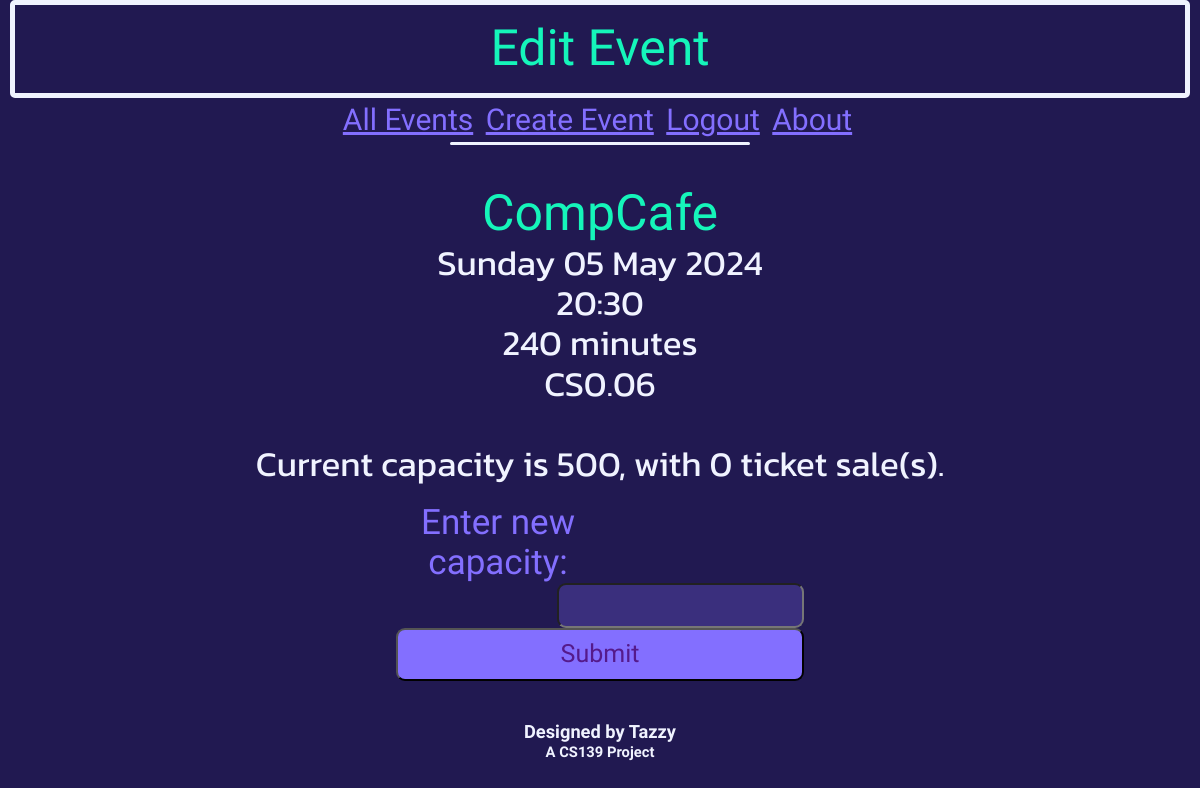
Page /editEvent?eventid=1 (signed in) on the earlier database version.
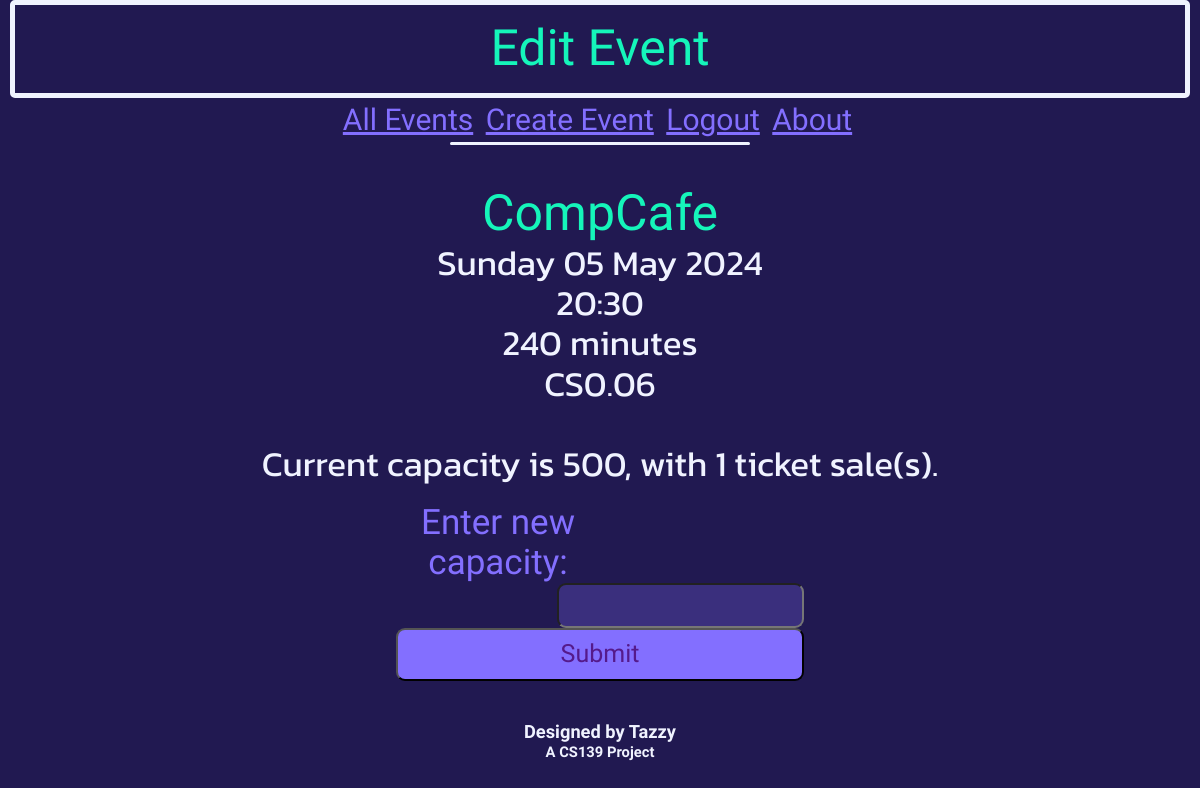
Same page on the later database version.
### db_definition.py (models this page shows, shortened)
class Event(db.Model):
    __tablename__ = "events"
    event_id = db.Column(db.Integer, primary_key = True)
    name = db.Column(db.String(20))
    dateTime = db.Column(db.DateTime)
    duration = db.Column(db.Integer) # Minutes
    capacity = db.Column(db.Integer)
    ticketsSold = db.Column(db.Integer)
    location = db.Column(db.String(50))

### eventbyte.py (the view, shortened to what this page needs)
@app.route('/editEvent', methods=["GET", "POST"])
def editEvent():
    if not current_user.is_authenticated or current_user.userClass != "super":
        flash("Only accessible to admins.")
        return redirect('/')
    if request.method == "GET":
        eventID = request.args.get("eventid")
        thisEvent = Event.query.filter_by(event_id=eventID).first()
        return render_template('editEvent.html', event=thisEvent)

### eventbyte.py (called while the page is built)
@loginManager.user_loader
def loadUser(user_id):
    return User.query.get(int(user_id))

### templates/editEvent.html (shortened to what this page needs)
{% extends 'base.html' %}
{% block heading %}
    <div class="title subtitle">
        Edit Event
    </div>
{% endblock %}
{% block content %}
    <div class="eventInformation">
        <br>
        <span class="titleRef" style="font-size: 50px;">{{ event.name }}</span><br>
        {{ event.dateTime.strftime('%A') }} {{ event.dateTime.strftime('%d') }} {{ event.dateTime.strftime('%b') }} {{ event.dateTime.strftime('%Y') }}<br>
        {{ event.dateTime.strftime('%H') }}:{{ event.dateTime.strftime('%M') }}<br>
        {{ event.duration }} minutes<br>
        {{ event.location }}<br><br>
        Current capacity is {{ event.capacity }}, with {{ event.ticketsSold }} ticket sale(s).
    </div>
    <br>
    <div id="editEventFormContainer">
        <form id="editEventForm" action="editEvent" method="post">
            <label for="newCapacity">Enter new capacity:</label>
            <input type="text" name="newCapacity"><br><br>
            <input type="submit" value="Submit">
        </form>
    </div>
    <br><br><br>
{% endblock %}

### templates/base.html (shortened to what this page needs)
<!DOCTYPE html>
<html lang="en">
    <head>
        <link rel="stylesheet" type="text/css" href="/static/css/normalize.css">
        <link rel="stylesheet" type="text/css" href="/static/css/retro.css">
    </head>
    <body>
        {% block heading %} {% endblock %}
        {% include "navbar.html" %}
        {% block content %} {% endblock %}
        {% include "acknowledgements.html" %}
    </body>
</html>

### templates/navbar.html
<nav>
    {% if current_user.userClass == "super" %}
        <a href="/superHome">All Events</a>
        <a href="/createEvent">Create Event</a>
    {% elif current_user.is_authenticated %}
        <a href="/home">Home Page</a>
        <a href="/myEvents">My Events</a>
    {% else %}
        <a href="/home">Home Page</a>
    {% endif %}
    {% if current_user.is_authenticated %}
        <a href='/logout'>Logout</a>
    {% else %}
        <a href='/login'>Login</a>
        <a href='/register'>Register</a>
    {% endif %}
    <a href="/about">About</a>
</nav>
<div id="navunderline">
</div>

### templates/acknowledgements.html
<div id="acknowledgements">
    <h5 style="margin-bottom: 2px;">Designed by Tazzy</h5>
    <h6 style="margin-top: 0px;">A CS139 Project</h6>
</div>

### static/css/retro.css (style rules this page uses)
body { background-color: #211951; }
#navunderline { margin: auto; width: 25%; border-bottom: 3px #F0F3FF solid; border-radius: 3px; }
nav { font-family: 'Anta', serif; text-align: center; font-size: 30px; padding: 5px; margin: 0; }
nav a { margin-right: 5px; border-radius: 3px; color: #836FFF; }
.title { margin: auto; width: 95%; border: #F0F3FF 5px solid; padding: 15px; font-family: 'Anta', serif; font-size: 70px; color: #15F5BA; border-radius: 5px; text-align: center; }
.subtitle { font-size: 50px; }
#acknowledgements { font-family: 'Anta', serif; text-align: center; position: fixed; margin: auto; bottom: 5px; width: 100%; color: #F0F3FF; font-size: 22px; }
input[type=text], input[type=password], input[type=email], input[type=time], input[type=date] { padding: 10px; border-radius: 9px; font-size: 18px; font-family: 'Kanit', sans-serif; font-weight: 400; font-style: normal; color: #F0F3FF; background: rgba(131, 111, 255, 0.25); }
input[type=submit] { width: 10%; font-size: 25px; font-family: 'Anta', serif; padding: 10px; border-radius: 9px; color: #551A8B; background-color: #836FFF; }
.titleRef { color: #15F5BA; font-family: 'Anta', serif; }
.eventInformation { font-family: 'Kanit', sans-serif; font-weight: 400; font-style: normal; font-size: 35px; color: #F0F3FF; width: 80%; margin: auto; text-align: center; }
#editEventFormContainer { width: 34%; margin: auto; text-align: center; }
#editEventForm { width: 100%; font-family: 'Anta', serif; font-size: 35px; color: #836FFF; }
#editEventForm label { width: 50%; float: left; }
#editEventForm input { float: right; }
#editEventForm input[type=submit] { width: 100%; }

Differences in the rows shown:
changed Event "CompCafe": ticketsSold "0" → "1"
